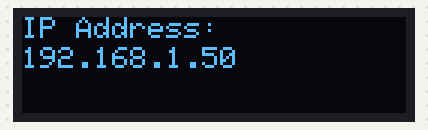
A program run on a simulated Raspberry Pi (BCM pin numbers). On the bench: 128×32 one-colour display.

Above: at 20.1 s.

The program:

OLED_IP.py
```python
from time import sleep

# Import all board pins.
from board import SCL, SDA
import busio

# Import the SSD1306 module.
import adafruit_ssd1306

# Additional imports for getting IP address
import socket
import fcntl
import struct

# Create the I2C interface.
i2c = busio.I2C(SCL, SDA)

# Create the SSD1306 OLED class.
# The first two parameters are the pixel width and pixel height.  Change these
# to the right size for your display!
display = adafruit_ssd1306.SSD1306_I2C(128, 32, i2c, addr=0x3C)
# Alternatively, you can change the I2C address of the device with an addr parameter:
# display = adafruit_ssd1306.SSD1306_I2C(128, 32, i2c, addr=0x31)

# Function to get IP address
def get_ip(interface='wlan0'):
    try:
        # Get the IP address of the specified interface
        sock = socket.socket(socket.AF_INET, socket.SOCK_DGRAM)
        ip_address = socket.inet_ntoa(fcntl.ioctl(
            sock.fileno(),
            0x8915,  # SIOCGIFADDR
            struct.pack('256s', interface[:15].encode())
        )[20:24])

        return ip_address
    except Exception as e:
        print(f"Error: {e}")
        return None

# Function to display IP address on OLED
def display_ip():
    wlan_ip = get_ip()

    if wlan_ip:
        # Clear the display
        display.fill(0)

        # Display the IP address
        display.text("IP Address:", 0, 0, 1)
        display.text(wlan_ip, 0, 10, 1)

        # Update the OLED display
        display.show()
    else:
        print("Unable to retrieve and display IP address.")

# Display IP address on OLED
time=20
i=5
while i>0:
    sleep(time)
    display_ip()
    i-=1
    sleep(60)
```
